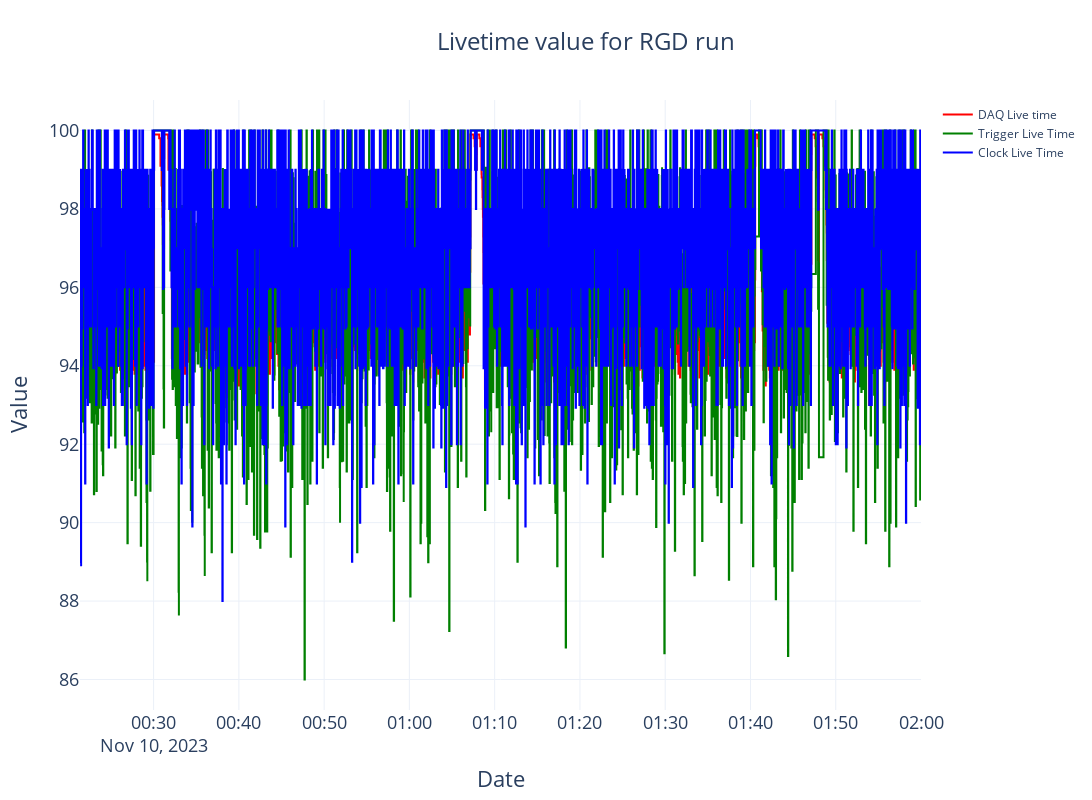

The cell this chart's notebook holds for it:
### Code cell
# Plot the data with Plotly. This gives a zoomable interactive graph of the data
LT_DAQ_plot = LT_DAQ.loc[LT_DAQ.value > 80]
LT_Trig_plot = LT_Trigger.loc[LT_Trigger.value > 80]
LT_Clock_plot = LT_clock.loc[LT_clock.value > 80]
plot_start = datetime(2023,11,10,0,0)
plot_end = datetime(2023,11,10,2,0)
fig = make_subplots() # (specs=[[{"secondary_y": True}]])
fig.update_layout(width=1280, height=800,
                  title=go.layout.Title(text=f"Livetime value for RGD run", xanchor="left", x=0.4),
                  titlefont=dict(size=24),)
fig.add_trace(go.Scatter(x=LT_DAQ_plot.loc[ (LT_DAQ_plot.time>plot_start) & (LT_DAQ_plot.time<plot_end)].time, y=LT_DAQ_plot.loc[ (LT_DAQ_plot.time>plot_start) & (LT_DAQ_plot.time<plot_end)].value, line_shape='hv', name="DAQ Live time", line=dict(color="red")))
fig.add_trace(go.Scatter(x=LT_Trig_plot.loc[ (LT_Trig_plot.time>plot_start) & (LT_Trig_plot.time<plot_end)].time, y=LT_Trig_plot.loc[ (LT_Trig_plot.time>plot_start) & (LT_Trig_plot.time<plot_end)].value, line_shape='hv', name="Trigger Live Time", line=dict(color="green")))
fig.add_trace(go.Scatter(x=LT_Clock_plot.loc[ (LT_Clock_plot.time>plot_start) & (LT_Clock_plot.time<plot_end)].time, y=LT_Clock_plot.loc[ (LT_Clock_plot.time>plot_start) & (LT_Clock_plot.time<plot_end)].value, line_shape='hv', name="Clock Live Time", line=dict(color="blue")))
fig.update_xaxes(title_text="Date", titlefont=dict(size=22), tickfont=dict(size=18))
fig.update_yaxes(title_text="Value", titlefont=dict(size=22), tickfont=dict(size=18))
#fig.update_yaxes(title_text="Livetime", titlefont=dict(size=22),range=[0., 110.], tickfont=dict(size=18), secondary_y=True)
#fig.write_image("Livetime_plots_Nov7_2023_1minute.pdf",width=2048, height=1024)
fig.show()

### Figure 1 — Plotly figure (JSON) as saved in the notebook; plotly's stock layout.template omitted (floating-point values rounded to 4 significant figures; data arrays with more than 128 entries replaced by an {"elided": "..."} marker saying what was removed)
{"data": [{"line": {"color": "red", "shape": "hv"}, "name": "DAQ Live time", "x": {"elided": "4074 str values"}, "y": {"elided": "4074 float values"}, "type": "scatter"}, {"line": {"color": "green", "shape": "hv"}, "name": "Trigger Live Time", "x": {"elided": "2919 str values"}, "y": {"elided": "2919 float values"}, "type": "scatter"}, {"line": {"color": "blue", "shape": "hv"}, "name": "Clock Live Time", "x": {"elided": "2404 str values"}, "y": {"elided": "2404 float values"}, "type": "scatter"}], "layout": {"xaxis": {"anchor": "y", "domain": [0.0, 1.0], "title": {"font": {"size": 22}, "text": "Date"}, "tickfont": {"size": 18}}, "yaxis": {"anchor": "x", "domain": [0.0, 1.0], "title": {"font": {"size": 22}, "text": "Value"}, "tickfont": {"size": 18}}, "title": {"text": "Livetime value for RGD run", "x": 0.4, "xanchor": "left", "font": {"size": 24}}, "width": 1280, "height": 800}}
